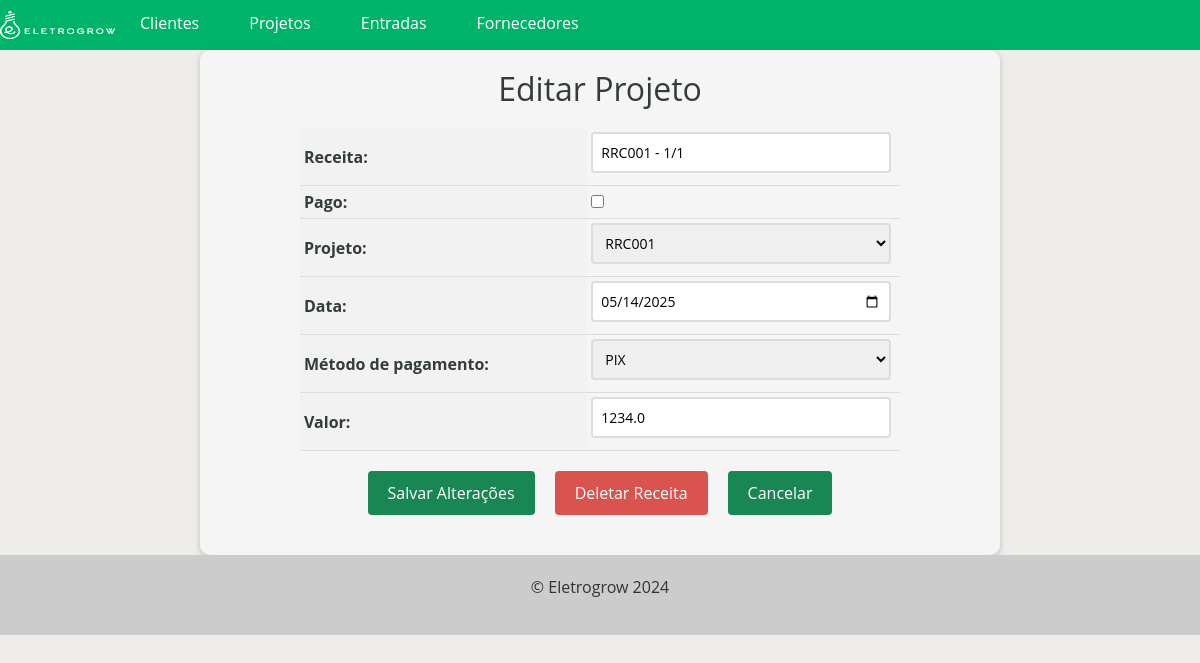
Page /inflow/update/1/ on the committed database.
### inflows/models.py (models this page shows, shortened)
class ModelInflow(models.Model):
    income = models.CharField(max_length=15, unique=True, verbose_name='Receita')
    paid = models.BooleanField(default=False, verbose_name='Pago')
    project = models.ForeignKey(ModelProject, on_delete=models.CASCADE, related_name='inflows', verbose_name='Projeto', blank=True, null=True)
    due_date = models.DateField(verbose_name='Data', default=now)
    payment_method = models.CharField(choices=METHOD_CHOICES, default='PIX', verbose_name='Método de pagamento')
    value = models.FloatField(verbose_name='Valor')

### inflows/views.py (the view)
# urls.py: path('update/<int:pk>/', UpdateInflow.as_view(), name='update_inflow'),
class UpdateInflow(UpdateView):
    model = ModelInflow
    form_class = FormInflow
    template_name = 'update_inflow.html'
    success_url = '/inflow/'

### inflows/forms.py
class FormInflow(forms.ModelForm):
    class Meta:
        model = ModelInflow
        fields = '__all__'
    def __init__(self, *args, **kwargs):
        super().__init__(*args, **kwargs)
        for field_name, field in self.fields.items():
            if isinstance(field, forms.DateField):
                field.widget = forms.DateInput(attrs={'type': 'date'})
                if self.instance and getattr(self.instance, field_name):
                    date_value = getattr(self.instance, field_name)
                    formatted_date = date_value.strftime('%Y-%m-%d')
                    self.initial[field_name] = formatted_date
            if isinstance(field, forms.CheckboxInput):
                field.widget = forms.CheckboxInput(attrs={'class': 'form-check-input'})

### projects/models.py (called while the page is built)
    def __str__(self):
        return self.name

### inflows/templates/update_inflow.html (shortened to what this page needs)
{% extends "base.html" %}
{% block content %}
  <form method="post" enctype="multipart/form-data">
    <h1>Editar Projeto</h1>
    <table>
      {{ form.as_table }}
    </table>
    <div>
      <div class="buttons-container">
        <input type="submit" value="Salvar Alterações" class="btn btn-success">
        <a href="{% url 'delete_inflow' pk=object.pk %}" class="btn btn-danger">Deletar Receita</a>
        <a href="{% url 'inflow' %}" class="btn btn-success">Cancelar</a>
      </div>
    </div>
  </form>
{% endblock %}

### app/templates/base.html (style rules this page uses)
body { font-family: 'Open Sans', sans-serif; color: light-dark(#333b3c, #efefec); background-color: light-dark(#efedea, #223a2c); margin: 0; padding: 0; }

### inflows/templates/update_inflow.html (style rules this page uses)
form { max-width: 800px; margin: 0 auto; padding: 20px; background-color: #f5f5f5; border-radius: 10px; box-shadow: 0 2px 6px rgba(0, 0, 0, 0.2); }
form h1 { font-size: 2rem; margin-bottom: 20px; text-align: center; }
table { margin: 0 auto; border-collapse: collapse; width: 100%; max-width: 600px; }
th, td { padding: 4px; text-align: left; border-bottom: 1px solid #ddd; }
th { background-color: #f2f2f2; }
input[type="text"], input[type="number"], input[type="date"], select, textarea { padding: 8px; font-size: 14px; border: 2px solid #ddd; border-radius: 4px; width: 100%; max-width: 300px; margin-bottom: 8px; transition: border-bottom-color 0.3s ease-in-out; }
.btn { border: none; padding: 10px 20px; font-size: 16px; border-radius: 4px; cursor: pointer; transition: background-color 0.3s ease-in-out; }
.buttons-container { display: flex; justify-content: center; margin-top: 20px; margin-bottom: 20px; }
.btn { display: inline-block; border: none; padding: 10px 20px; font-size: 16px; border-radius: 4px; cursor: pointer; transition: background-color 0.3s ease-in-out; margin: 0 10px; }
.btn-danger { background-color: #d9534f; text-decoration: none !important; }
a { text-decoration: none !important; }

### rows in the picture
ModelInflow: income "RRC001 - 1/1", project "RRC001", due_date "05/14/2025", payment_method "PIX", value "1234.0"
